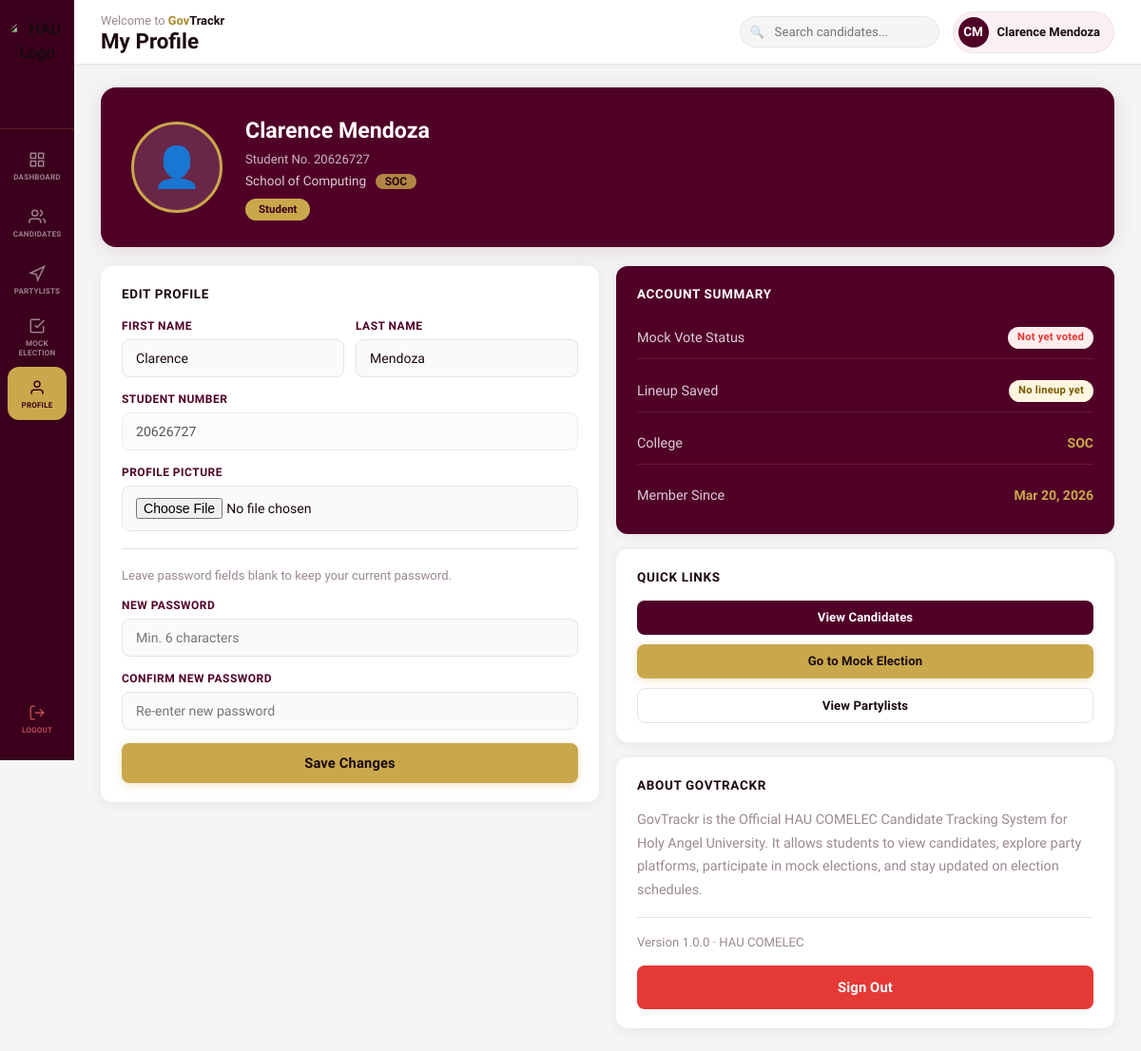
The app's page /profile.php (signed in) with its own data.
### tables this page shows
CREATE TABLE `users` (
  `id` int(11) NOT NULL AUTO_INCREMENT,
  `student_number` varchar(20) NOT NULL,
  `first_name` varchar(80) NOT NULL,
  `last_name` varchar(80) NOT NULL,
  `password` varchar(255) NOT NULL,
  `role` enum('student','admin') DEFAULT 'student',
  `college` varchar(10) DEFAULT NULL,
  `profile_pic` varchar(255) DEFAULT NULL,
  `created_at` timestamp NOT NULL DEFAULT current_timestamp(),
  PRIMARY KEY (`id`),
  UNIQUE KEY `student_number` (`student_number`)
);

### includes/positions.php (called while the page is built, shortened)
<?php
function college_full(string $abbr): ?string {
    return COLLEGE_ABBR[$abbr] ?? null;
}

### profile.php (the view, shortened to what this page needs)
<?php
require_once 'includes/positions.php';
$user_id    = $_SESSION['user_id'];
$pageTitle  = 'My Profile';
$conn = getDatabaseConnection();
$user = $conn->query("SELECT * FROM users WHERE id = $user_id")->fetch_assoc();
?>
<!DOCTYPE html>
<html lang="en">
<head>
    <link rel="stylesheet" href="css/styles.css">
</head>
<body class="dash-body">
<?php include 'includes/sidebar.php'; ?>
<div style="flex:1; display:flex; flex-direction:column;">
    <?php include 'includes/topbar.php'; ?>
    <main class="dash-content">
        <div class="profile-header">
            <div class="profile-pic-wrap">
                <?php if ($user['profile_pic']): ?>
                    <img src="<?= htmlspecialchars($user['profile_pic']) ?>" alt="Profile" class="profile-pic">
                <?php else: ?>
                    <div class="profile-pic">👤</div>
                <?php endif; ?>
            </div>
            <div>
                <div class="profile-name"><?= htmlspecialchars($user['first_name'] . ' ' . $user['last_name']) ?></div>
                <div class="profile-sn">Student No. <?= htmlspecialchars($user['student_number']) ?></div>
                <?php if (!empty($user['college'])): ?>
                <div style="font-size:.85rem; opacity:.8; margin-top:3px;">
                    <?= htmlspecialchars(college_full($user['college']) ?? $user['college']) ?>
                    <span style="background:var(--gold);color:#1A0A0F;border-radius:20px;padding:1px 10px;font-size:.75rem;font-weight:700;margin-left:6px;">
                        <?= htmlspecialchars($user['college']) ?>
                    </span>
                </div>
                <?php endif; ?>
                <span class="profile-role"><?= ucfirst($user['role']) ?></span>
            </div>
        </div>
        <div class="grid-2" style="align-items:start;">
            <div class="card">
                <h3 class="card-title">Edit Profile</h3>
                <form method="POST" action="" enctype="multipart/form-data">
                    <div class="input-row">
                        <div class="form-group">
                            <label class="form-label">First Name</label>
                            <div class="input-wrap">
                                <input type="text" name="first_name" value="<?= htmlspecialchars($user['first_name']) ?>" required>
                            </div>
                        </div>
                        <div class="form-group">
                            <label class="form-label">Last Name</label>
                            <div class="input-wrap">
                                <input type="text" name="last_name" value="<?= htmlspecialchars($user['last_name']) ?>" required>
                            </div>
                        </div>
                    </div>
                    <div class="form-group">
                        <label class="form-label">Student Number</label>
                        <div class="input-wrap" style="opacity:.7;">
                            <input type="text" value="<?= htmlspecialchars($user['student_number']) ?>" disabled>
                        </div>
                    </div>
                    <div class="form-group">
                        <label class="form-label">Profile Picture</label>
                        <div class="input-wrap" style="padding:8px 14px;">
                            <input type="file" name="profile_pic" accept="image/*" style="padding:4px 0;">
                        </div>
                    </div>
                    <hr style="border:none; border-top:1px solid var(--border); margin:18px 0;">
                    <p style="font-size:.82rem; color:var(--muted); margin-bottom:12px;">Leave password fields blank to keep your current password.</p>
                    <div class="form-group">
                        <label class="form-label">New Password</label>
                        <div class="input-wrap">
                            <input type="password" name="new_password" placeholder="Min. 6 characters">
                        </div>
                    </div>
                    <div class="form-group">
                        <label class="form-label">Confirm New Password</label>
                        <div class="input-wrap">
                            <input type="password" name="confirm_password" placeholder="Re-enter new password">
                        </div>
                    </div>
                    <button type="submit" class="btn btn-gold btn-full">Save Changes</button>
                </form>
            </div>
            <div style="display:flex; flex-direction:column; gap:16px;">
                <div class="card card-dark">
                    <h3 class="card-title">Account Summary</h3>
                    <?php
                    $voted = $conn->query("SELECT COUNT(*) AS n FROM votes WHERE voter_id=$user_id")->fetch_assoc()['n'];
                    $lineup_count = $conn->query("SELECT COUNT(*) AS n FROM lineups WHERE user_id=$user_id")->fetch_assoc()['n'];
                    ?>
                    <div style="display:flex; flex-direction:column; gap:12px; margin-top:4px;">
                        <div style="display:flex; justify-content:space-between; align-items:center; padding:10px 0; border-bottom:1px solid rgba(255,255,255,.1);">
                            <span style="opacity:.8; font-size:.9rem;">Mock Vote Status</span>
                            <span class="badge <?= $voted ? 'badge-green' : 'badge-red' ?>">
                                <?= $voted ? 'Voted' : 'Not yet voted' ?>
                            </span>
                        </div>
                        <div style="display:flex; justify-content:space-between; align-items:center; padding:10px 0; border-bottom:1px solid rgba(255,255,255,.1);">
                            <span style="opacity:.8; font-size:.9rem;">Lineup Saved</span>
                            <span class="badge <?= $lineup_count ? 'badge-green' : 'badge-gold' ?>">
                                <?= $lineup_count ? "$lineup_count picks saved" : 'No lineup yet' ?>
                            </span>
                        </div>
                        <div style="display:flex; justify-content:space-between; align-items:center; padding:10px 0; border-bottom:1px solid rgba(255,255,255,.1);">
                            <span style="opacity:.8; font-size:.9rem;">College</span>
                            <span style="color:var(--gold); font-weight:700;">
                                <?= !empty($user['college']) ? htmlspecialchars($user['college']) : '—' ?>
                            </span>
                        </div>
                        <div style="display:flex; justify-content:space-between; align-items:center; padding:10px 0;">
                            <span style="opacity:.8; font-size:.9rem;">Member Since</span>
                            <span style="color:var(--gold); font-weight:700;"><?= date('M j, Y', strtotime($user['created_at'])) ?></span>
                        </div>
                    </div>
                </div>
                <div class="card">
                    <h3 class="card-title">Quick Links</h3>
                    <div style="display:flex; flex-direction:column; gap:10px;">
                        <a href="candidates.php"   class="btn btn-purple">View Candidates</a>
                        <a href="mock_election.php" class="btn btn-gold">Go to Mock Election</a>
                        <a href="partylists.php"   class="btn btn-outline">View Partylists</a>
                    </div>
                </div>
                <div class="card">
                <h3 class="card-title">About GovTrackr</h3>
                <p style="font-size:.9rem; line-height:1.7; color:var(--muted);">
                    GovTrackr is the Official HAU COMELEC Candidate Tracking System for Holy Angel University.
                    It allows students to view candidates, explore party platforms, participate in mock elections,
                    and stay updated on election schedules.
                </p>
                <hr style="border:none; border-top:1px solid var(--border); margin:16px 0;">
                <p style="font-size:.82rem; color:var(--muted);">Version 1.0.0 · HAU COMELEC</p>
                <a href="logout.php" class="btn btn-danger btn-full" style="margin-top:14px;"
                   onclick="return confirm('Are you sure you want to log out?')">
                    Sign Out
                </a>
            </div>
            </div>
        </div>
    </main>
</div>
</body>
</html>

### includes/topbar.php (shortened to what this page needs)
<?php
$pageTitle = $pageTitle ?? 'GovTrackr';
$userName  = $_SESSION['user_name'] ?? 'Student';
$userPic   = $_SESSION['profile_pic'] ?? '';
$parts    = explode(' ', trim($userName));
$initials = strtoupper(substr($parts[0], 0, 1) . (isset($parts[1]) ? substr($parts[1], 0, 1) : ''));
?>
<head>
</head>
<header class="topbar">
    <div class="topbar-left">
        <p class="topbar-welcome">Welcome to <span class="brand-gov">Gov</span><span class="brand-trackr">Trackr</span></p>
        <h1 class="topbar-title"><?= htmlspecialchars($pageTitle) ?></h1>
    </div>
    <div class="topbar-right">
        <form method="GET" action="/govtrackr/candidates.php" class="search-form">
            <input type="text" name="search" placeholder="Search candidates..."
                   class="search-input" value="<?= htmlspecialchars($_GET['search'] ?? '') ?>">
        </form>
        <a href="/govtrackr/profile.php" class="user-chip">
            <?php if ($userPic): ?>
                <img src="<?= htmlspecialchars($userPic) ?>" alt="avatar" class="user-avatar-img">
            <?php else: ?>
                <div class="user-avatar-icon"><?= $initials ?></div>
            <?php endif; ?>
            <div class="user-chip-info">
                <strong><?= htmlspecialchars($userName) ?></strong>
            </div>
        </a>
    </div>
</header>

### records on screen
users: initials "CM", first_name+last_name "Clarence Mendoza", student_number "20626727", college "School of Computing", college "SOC", role "Student", first_name "Clarence", last_name "Mendoza", created_at "Mar 20, 2026"

### other values on screen
$p['label'] "DASHBOARD"
$p['label'] "CANDIDATES"
$p['label'] "PARTYLISTS"
$p['label'] "MOCK ELECTION"
$p['label'] "PROFILE"
$pageTitle "My Profile"
$userName "Clarence Mendoza"
